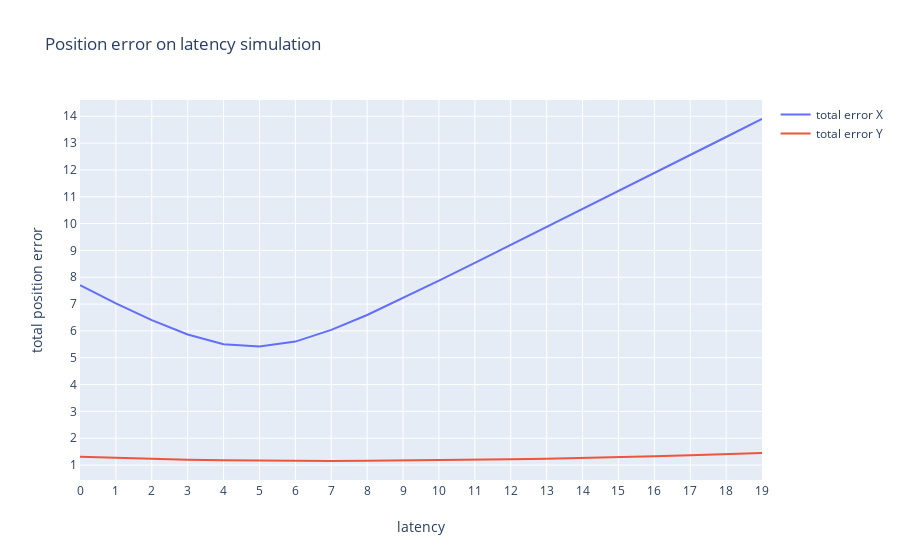
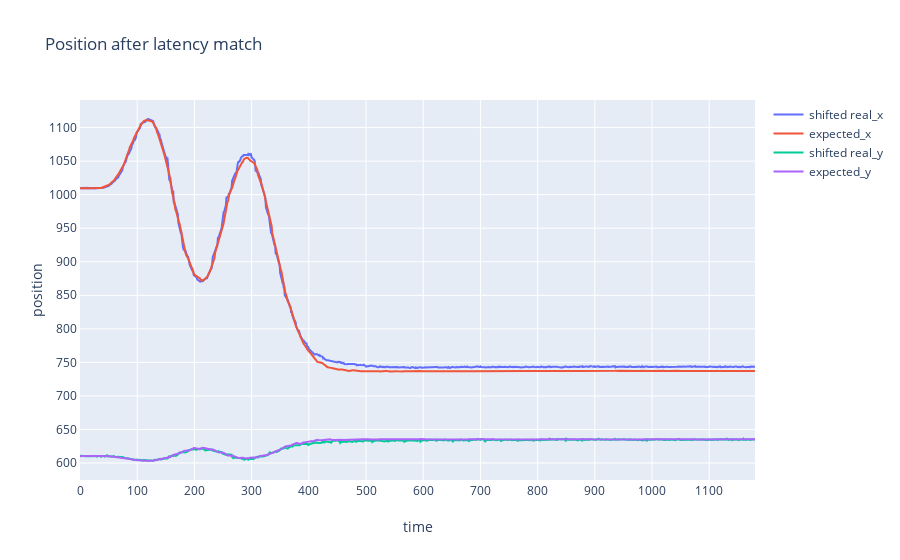
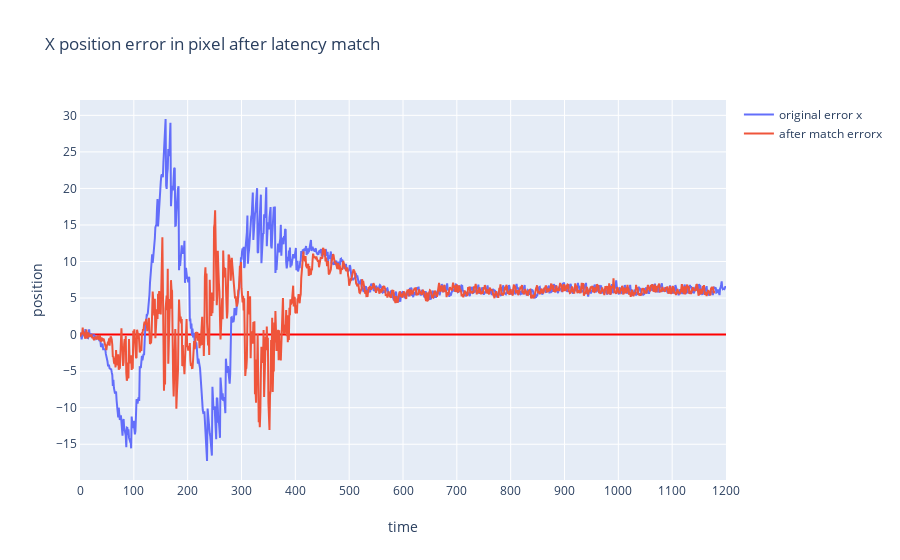
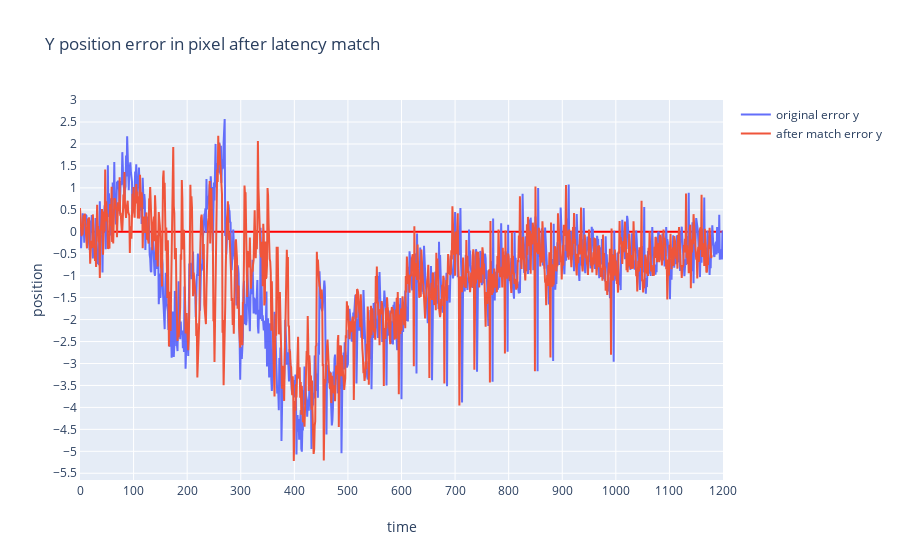

The notebook cell saved with these charts, in order:
### Code cell
# calculate the latency by shift the element and calculate the var
max_iteration = 20
expected_x = data_log['expected_x']
expected_y = data_log['expected_y']
real_x = data_log['real_x']
real_y = data_log['real_y']

diff_x_sums=[]
diff_y_sums=[]

len_of_list = len(real_x)-max_iteration

expected_x = expected_x[0:len_of_list]
expected_y = expected_y[0:len_of_list]

p=[]
for it in range(max_iteration):
    shifted_realx = real_x.shift(-it)
    shifted_realy = real_y.shift(-it)
    shifted_realx = shifted_realx[0:len_of_list]
    shifted_realy = shifted_realy[0:len_of_list]
    diffx = np.subtract(shifted_realx,expected_x)
    diffy = np.subtract(shifted_realy,expected_y)
    diff_sum_x = np.average( np.abs(diffx))
    diff_sum_y = np.average( np.abs(diffy))
    diff_x_sums.append(diff_sum_x)
    diff_y_sums.append(diff_sum_y)

index = np.arange(0,len(diff_x_sums))
p.append(go.Scatter(
    y = diff_x_sums,
    x = index,
    name = 'total error X'
))
p.append(go.Scatter(
    y = diff_y_sums,
    x = index,
    name = 'total error Y'
))
layout.xaxis['title'] = 'latency'
layout.yaxis['title'] = 'total position error'
layout.title= 'Position error on latency simulation'
fig=go.Figure(
    data=p,
    layout=layout
)
iplot(fig)
    

    
    
    
    
# draw the diagramm after best match    
best_match_latency_x = np.argmin(diff_x_sums)
best_match_latency_y = np.argmin(diff_y_sums)
best_match_latency = min(best_match_latency_x,best_match_latency_y)

print("best_match_latency_x = %f" %(best_match_latency_x) )
print("best_match_latency_y = %f" %(best_match_latency_y) )
print("chose best match latency = %f" %(best_match_latency) )

shifted_realx = real_x.shift(-best_match_latency)
shifted_realx = shifted_realx[0:len_of_list]

shifted_realy = real_y.shift(-best_match_latency)
shifted_realy = shifted_realy[0:len_of_list]

p=[]
trace=go.Scatter(
        y= shifted_realx,
        x= np.arange(0,len(shifted_realx)),
        name='shifted real_x'
    
    )
p.append(trace)

trace=go.Scatter(
        y= expected_x,
        x= np.arange(0,len(expected_x)),
        name='expected_x'
    )
p.append(trace)

trace=go.Scatter(
        y= shifted_realy,
        x= np.arange(0,len(shifted_realy)),
        name='shifted real_y'
    
    )
p.append(trace)

trace=go.Scatter(
        y= expected_y,
        x= np.arange(0,len(expected_y)),
        name='expected_y'
    )
p.append(trace)

layout.xaxis['title'] = 'time'
layout.yaxis['title'] = 'position'
layout.title= 'Position after latency match'
fig=go.Figure(
    data=p,
    layout=layout
)
iplot(fig)







# show the visual & real position error  in pixel
data_diff_x_shifted = np.subtract(shifted_realx,expected_x)
data_diff_x = np.subtract(data_log['real_x'],data_log['expected_x'])


p=[]
index = np.arange(0,len(data_diff_x_shifted)-1)
p.append(go.Scatter(
    y= data_diff_x,
    x= np.arange(0,len(data_diff_x)),
    name='original error x'
    
))
p.append(go.Scatter(
    y= data_diff_x_shifted,
    x= np.arange(0,len(data_diff_x_shifted)-1),
    name='after match errorx'
    
))



layout.title= 'X position error in pixel after latency match'
fig=go.Figure(
    data=p,
    layout=layout
)
iplot(fig)

data_diff_y_shifted = np.subtract(shifted_realy,expected_y)
data_diff_y = np.subtract(data_log['real_y'],data_log['expected_y'])

p=[]
index = np.arange(0,len(data_diff_y_shifted)-1)
p.append(go.Scatter(
    y= data_diff_y,
    x= np.arange(0,len(data_diff_y)),
    name='original error y'
    
))
p.append(go.Scatter(
    y= data_diff_y_shifted,
    x= np.arange(0,len(data_diff_y_shifted)-1),
    name='after match error y'
    
))



layout.title= 'Y position error in pixel after latency match'
fig=go.Figure(
    data=p,
    layout=layout
)
iplot(fig)

### Figure 1 — Plotly figure (JSON) as saved in the notebook; plotly's stock layout.template omitted (floating-point values rounded to 4 significant figures)
{"data": [{"name": "total error X", "type": "scatter", "x": [0, 1, 2, 3, 4, 5, 6, 7, 8, 9, 10, 11, 12, 13, 14, 15, 16, 17, 18, 19], "y": [7.705, 7.03, 6.399, 5.868, 5.507, 5.422, 5.602, 6.038, 6.593, 7.22, 7.874, 8.538, 9.204, 9.874, 10.55, 11.22, 11.89, 12.56, 13.23, 13.9]}, {"name": "total error Y", "type": "scatter", "x": [0, 1, 2, 3, 4, 5, 6, 7, 8, 9, 10, 11, 12, 13, 14, 15, 16, 17, 18, 19], "y": [1.31, 1.264, 1.226, 1.199, 1.178, 1.161, 1.151, 1.151, 1.158, 1.165, 1.18, 1.194, 1.213, 1.235, 1.26, 1.29, 1.325, 1.365, 1.406, 1.45]}], "layout": {"title": {"text": "Position error on latency simulation"}, "xaxis": {"nticks": 20, "showgrid": true, "showline": true, "title": {"text": "latency"}, "zeroline": true, "zerolinecolor": "#FF0000"}, "yaxis": {"nticks": 20, "showgrid": true, "showline": true, "title": {"text": "total position error"}, "zeroline": true, "zerolinecolor": "#FF0000"}}}

### Figure 2 — Plotly figure (JSON) as saved in the notebook; plotly's stock layout.template omitted (floating-point values rounded to 4 significant figures; data arrays with more than 128 entries replaced by an {"elided": "..."} marker saying what was removed)
{"data": [{"name": "shifted real_x", "type": "scatter", "x": {"elided": "1181 int values"}, "y": {"elided": "1181 float values"}}, {"name": "expected_x", "type": "scatter", "x": {"elided": "1181 int values"}, "y": {"elided": "1181 float values"}}, {"name": "shifted real_y", "type": "scatter", "x": {"elided": "1181 int values"}, "y": {"elided": "1181 float values"}}, {"name": "expected_y", "type": "scatter", "x": {"elided": "1181 int values"}, "y": {"elided": "1181 float values"}}], "layout": {"title": {"text": "Position after latency match"}, "xaxis": {"nticks": 20, "showgrid": true, "showline": true, "title": {"text": "time"}, "zeroline": true, "zerolinecolor": "#FF0000"}, "yaxis": {"nticks": 20, "showgrid": true, "showline": true, "title": {"text": "position"}, "zeroline": true, "zerolinecolor": "#FF0000"}}}

### Figure 3 — Plotly figure (JSON) as saved in the notebook; plotly's stock layout.template omitted (floating-point values rounded to 4 significant figures; data arrays with more than 128 entries replaced by an {"elided": "..."} marker saying what was removed)
{"data": [{"name": "original error x", "type": "scatter", "x": {"elided": "1201 int values"}, "y": {"elided": "1201 float values"}}, {"name": "after match errorx", "type": "scatter", "x": {"elided": "1180 int values"}, "y": {"elided": "1181 float values"}}], "layout": {"title": {"text": "X position error in pixel after latency match"}, "xaxis": {"nticks": 20, "showgrid": true, "showline": true, "title": {"text": "time"}, "zeroline": true, "zerolinecolor": "#FF0000"}, "yaxis": {"nticks": 20, "showgrid": true, "showline": true, "title": {"text": "position"}, "zeroline": true, "zerolinecolor": "#FF0000"}}}

### Figure 4 — Plotly figure (JSON) as saved in the notebook; plotly's stock layout.template omitted (floating-point values rounded to 4 significant figures; data arrays with more than 128 entries replaced by an {"elided": "..."} marker saying what was removed)
{"data": [{"name": "original error y", "type": "scatter", "x": {"elided": "1201 int values"}, "y": {"elided": "1201 float values"}}, {"name": "after match error y", "type": "scatter", "x": {"elided": "1180 int values"}, "y": {"elided": "1181 float values"}}], "layout": {"title": {"text": "Y position error in pixel after latency match"}, "xaxis": {"nticks": 20, "showgrid": true, "showline": true, "title": {"text": "time"}, "zeroline": true, "zerolinecolor": "#FF0000"}, "yaxis": {"nticks": 20, "showgrid": true, "showline": true, "title": {"text": "position"}, "zeroline": true, "zerolinecolor": "#FF0000"}}}
